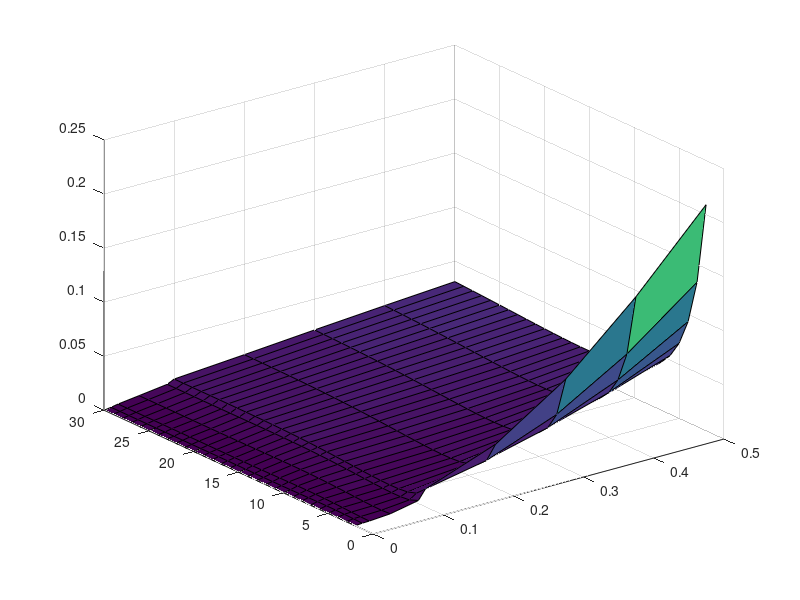

Here is the MATLAB script that generated this plot:
load training.mat;
load validate.mat;

len_training = length(training)
len_validate = length(validate)
Error = 1000;
lambda = [0,0.01,0.02,0.05,0.09,0.1,0.2,0.3,0.4,0.5];
mat = zeros(29,10)
p= 1

for M = 2:30;
    Y = training(M+1:len_training);
    X = zeros(M,len_training-M);
    for i = 1:len_training-M
      X(:,i) = training(i+M-1:-1:i);
     endfor
    R = X*transpose(X)/(len_training-M);
    for s = 1: length(lambda)
      R = R+(lambda(s)*eye(M));
      P = X*Y/(len_training-M);
      W = inv(R)*P;
      Y_hat = transpose(X)*W;
      E = 0
      for i = 1:length(Y)
        E = E+ (Y(i)-Y_hat(i))^2;
      endfor
        E = E/length(Y);
        mat(p,s)=E
      if (E < Error)
         Error =E;
          disp(Error)
          filter = M;
          L = lambda;
      end
      endfor
      p = p+1
endfor
plot= surf(lambda,2:30,mat);




